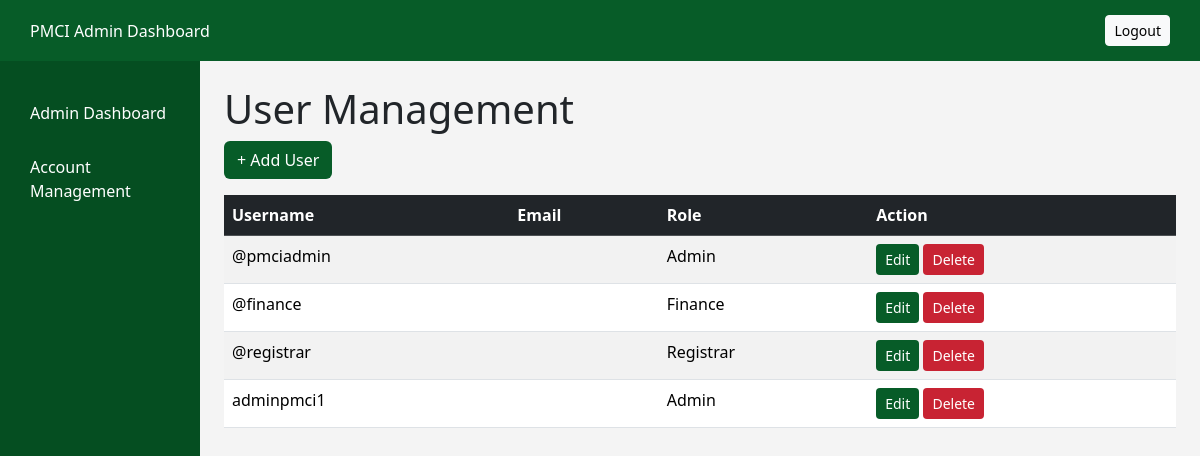
Page /user_management/ (signed in) on the earlier database version.
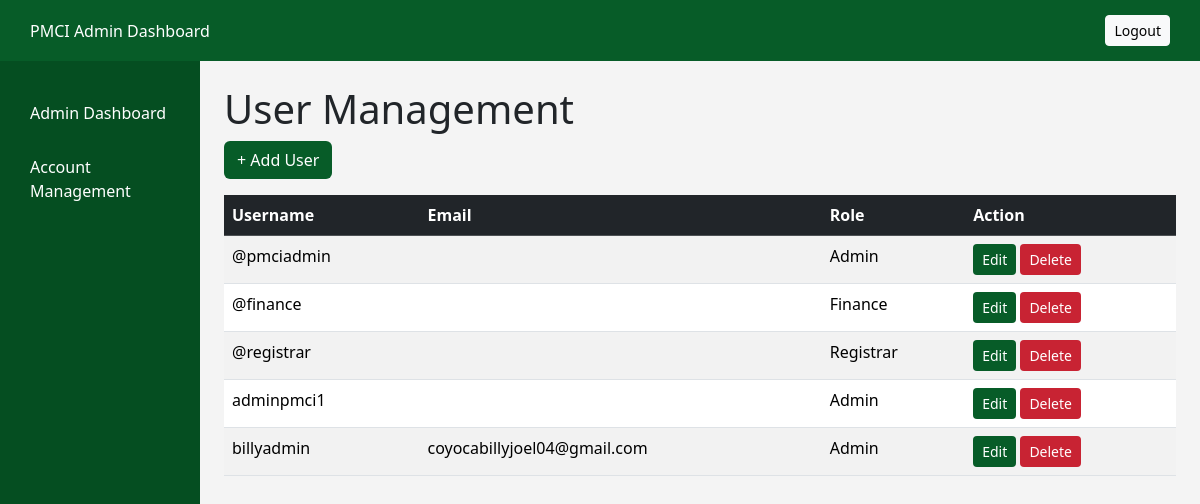
Same page on the later database version.
### accounts/models.py (models this page shows, shortened)
class CustomUser(AbstractUser):
    ROLE_CHOICES = [
        ('admin', 'Admin'),
        ('finance', 'Finance'),
        ('registrar', 'Registrar'),
    ]
    role = models.CharField(max_length=20, choices=ROLE_CHOICES, default='admin')

### accounts/views.py (the view)
# urls.py: path('user_management/', user_management, name='user_management'),
@login_required
def user_management(request):
    users = CustomUser.objects.all()
    form = AddUserform()
    if request.method == 'POST':
        form = AddUserform(request.POST)
        if form.is_valid():
            form.save()
            return redirect('user_management')
    return render(request, 'AdminDB/user_management.html', {
        'users': users,
        'form': form
    })

### accounts/templates/AdminDB/user_management.html (shortened to what this page needs)
{% load static %}
<!DOCTYPE html>
<html lang="en">
<head>
  <link href="https://cdn.jsdelivr.net/npm/bootstrap@5.3.2/dist/css/bootstrap.min.css" rel="stylesheet">
</head>
<body>
  <div class="topbar">
    <div class="topbar-left">PMCI Admin Dashboard</div>
    <div class="topbar-right">
      <form action="{% url 'logout' %}" method="post" style="display:inline;">
          <button type="submit" class="btn btn-sm btn-light">Logout</button>
      </form>
    </div>
  </div>
  <div class="d-flex">
    <div class="sidebar">
      <a href="{% url 'admin_dashboard' %}">Admin Dashboard</a>
      <a href="{% url 'user_management' %}">Account Management</a>
    </div>
    <div class="p-4 flex-grow-1">
        <h1>User Management</h1>
        <button class="btn btn-add mb-3" data-bs-toggle="modal" data-bs-target="#addUserModal">+ Add User</button>
        <table class="table table-striped">
            <thead class="table-dark">
                <tr>
                    <th>Username</th>
                    <th>Email</th>
                    <th>Role</th>
                    <th>Action</th>
                </tr>
            </thead>
            <tbody>
                {% for user in users %}
                <tr>
                    <td>{{ user.username }}</td>
                    <td>{{ user.email }}</td>
                    <td>{{ user.get_role_display }}</td>
                    <td>
                        <button class="btn btn-sm btn-add"
                                data-bs-toggle="modal"
                                data-bs-target="#editUserModal"
                                data-id="{{ user.id }}"
                                data-username="{{ user.username }}"
                                data-email="{{ user.email }}"
                                data-role="{{ user.role }}">
                            Edit
                        </button>
                        <form method="post" action="{% url 'delete_user' user.id %}" style="display:inline;">
                            <button type="submit" class="btn btn-sm btn-delete" onclick="return confirm('Delete this user?')">Delete</button>
                        </form>
                    </td>
                </tr>
                {% empty %}
                <tr><td colspan="4" class="text-center">No users found</td></tr>
                {% endfor %}
            </tbody>
        </table>
    </div>
  </div>
</body>
</html>

Differences in the rows shown:
added CustomUser: username "billyadmin", email "coyocabillyjoel04@gmail.com", role "Admin"
